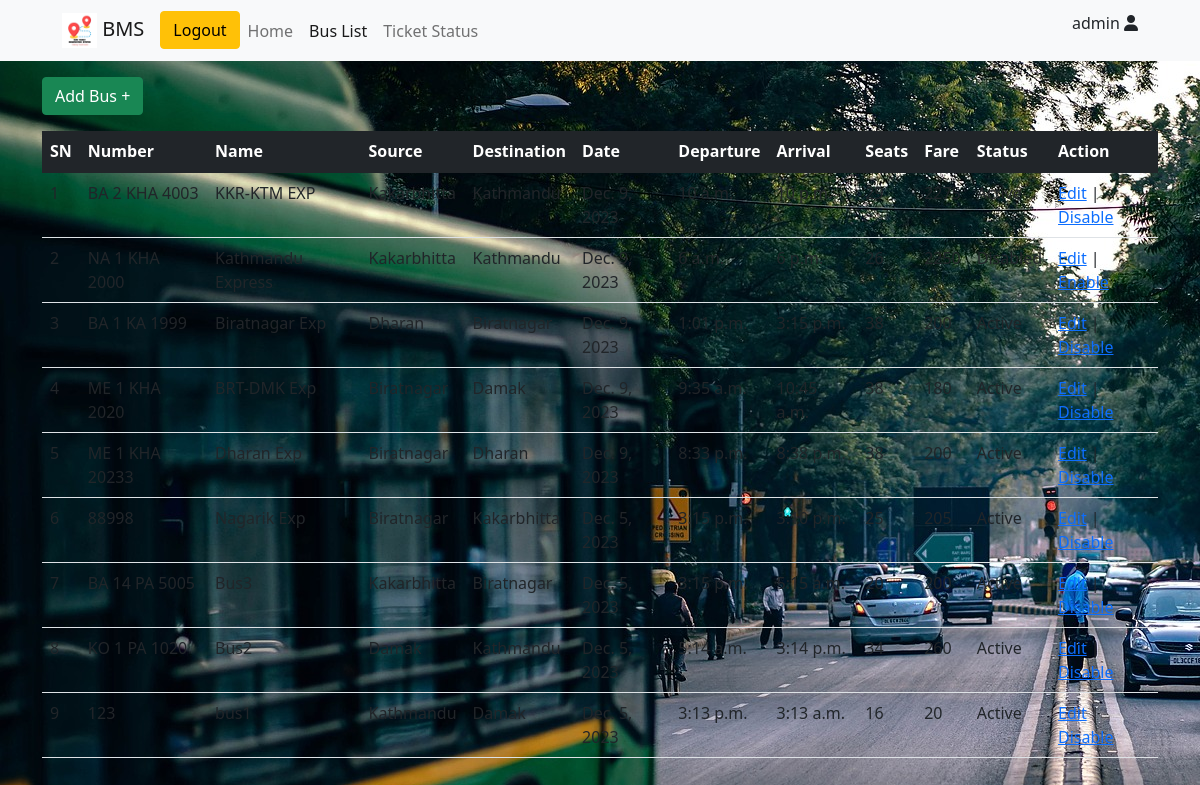
/buslist (signed in), run on the app's committed database.
### bms/models.py (models this page shows, shortened)
class Vehicle(models.Model):
    name = models.CharField(max_length=50)
    vehicle_number = models.CharField(max_length=15)
    source = models.ForeignKey(busRoute, on_delete=models.CASCADE,default=1, related_name='sourceid')
    destination = models.ForeignKey(busRoute, on_delete=models.CASCADE,default=1, related_name='destinationid')
    date = models.DateField(null=True)
    v_status = models.BooleanField(default=True)
    departure = models.TimeField(null=True, blank=True)
    arrive = models.TimeField(null=True, blank=True)
    available_seats = models.IntegerField(default=25)
    booked_seats = models.IntegerField(default=0)
    price = models.IntegerField(default=20)
    updated = models.DateTimeField(auto_now=True)
    created = models.DateTimeField(auto_now_add=True)
    class Meta:
        ordering = ['-updated', '-created']

class busRoute(models.Model):
    name = models.CharField(max_length=100)
    updated = models.DateTimeField(auto_now=True)
    created = models.DateTimeField(auto_now_add=True)
    def __str__(self):
        return self.name

### bms/views.py (the view)
# urls.py: path('buslist', views.busList, name='busList'),
@login_required(login_url='loginUser')
def busList(request):
    vehicles = Vehicle.objects.all()
    successMessages = messages.get_messages(request)
    context = {'vehicles':vehicles, 'messages':successMessages}
    return render(request, 'bms/busList.html', context)

### bms/templates/bms/buslist.html (shortened to what this page needs)
{% extends 'main.html' %}
{% block navItem %}
            <li class="nav-item">
              <a class="nav-link " aria-current="page" href="{% url 'home' %}">Home</a>
            </li>
            <li class="nav-item">
              <a class="nav-link active" href="{% url 'busList' %}">Bus List</a>
            </li>
            <li class="nav-item">
              <a class="nav-link" href="{% url 'ticketStatus' %}">Ticket Status</a>
            </li>
{% endblock navItem %}
{% block content %}
<section>
  <div class="container mt-3">
    <div class="">
      <a href="{% url 'addBus' %}"> <button type="button" class="btn btn-success">Add Bus +</button> </a>
    </div>
  <table class="table mt-3">
    <thead class="table-dark">
      <tr>
        <th>SN</th>
        <th>Number</th>
        <th>Name</th>
        <th>Source</th>
        <th>Destination</th>
        <th>Date</th>
        <th>Departure</th>
        <th>Arrival</th>
        <th>Seats</th>
        <th>Fare</th>
        <th>Status</th>
        <th>Action</th>
      </tr>
    </thead>
    <tbody>
      {% for vehicle in vehicles %}
      <tr>
        <td>{{ forloop.counter }}</td>
        <td>{{ vehicle.vehicle_number }}</td>
        <td>{{ vehicle.name }}</td>
        <td>{{ vehicle.source }}</td>
        <td>{{ vehicle.destination }}</td>
        <td>{{ vehicle.date }}</td>
        <td>{{ vehicle.departure }}</td>
        <td>{{ vehicle.arrive }}</td>
        <td>{{ vehicle.available_seats }}</td>
        <td>{{ vehicle.price }}</td>
        {% if vehicle.v_status == True %}
        <td> Active </td>
        {% else %}
        <td>Disabled</td>
        {% endif %}
          <td><a href="{% url 'editBus' vehicle.id %}">Edit</a> |
          {% if vehicle.v_status == True %}
          <a href="{% url 'disableBus' vehicle.id %}">Disable</a>
          {% else %}
          <a href="{% url 'enableBus' vehicle.id %}">Enable</a>
          {% endif %}</td>
      </tr>
      {% endfor %}
    </tbody>
  </table>
</div>
</section>
{% endblock content %}

### bms/templates/main.html (shortened to what this page needs)
<!DOCTYPE html>
<html lang="en">
  <head>
    <link rel="stylesheet" href="style.css" />
    <link
      rel="stylesheet"
      href="path/to/font-awesome/css/font-awesome.min.css"
    />
    <link rel="stylesheet" href="https://cdnjs.cloudflare.com/ajax/libs/font-awesome/6.0.0-beta3/css/all.min.css">
    <link
      href="https://cdn.jsdelivr.net/npm/bootstrap@5.1.3/dist/css/bootstrap.min.css"
      rel="stylesheet"
    />
  </head>
  <body>
    {% block navbar %}
    {% load static %}
    <nav class="navbar navbar-expand-lg navbar-light bg-light">
      <div class="container-fluid">
        <a class="navbar-brand" href="#">
          <img src="{% static 'assets/logo.jpeg' %}" alt="logo" height="35px" width="35px"/>
          BMS
        </a>
        <div class="collapse navbar-collapse" id="navbarNav">
          <ul class="navbar-nav">
            {% if request.user.is_authenticated %}
            <li>
              <a href="{% url 'logout' %}"
                ><button type="button" class="btn btn-warning">Logout</button></a
              >
            </li>
            {% else %}
            <li>
              <a href="{% url 'loginUser' %}">
                <button type="button" class="btn btn-success">Login</button>
              </a>
            </li>
            {% endif %}
            {% block navItem %}{% endblock navItem %}
          </ul>
        </div>
        <div>
          {% if user.is_authenticated %}
            <p> {{ user.username }} <i class="fa fa-user"></i></p>
        {% endif %}
        </div>
      </div>
    </nav> {% endblock %}
    {% block content %}{% endblock %}
  </body>
</html>

### raw/style.css (style rules this page uses)
body { background-image: url(assets/images/home.jpg); }
nav { padding: 50px; }

### data on the page
Vehicle: vehicle_number "BA 2 KHA 4003", name "KKR-KTM EXP", source "Kakarbhitta", destination "Kathmandu", date "Dec. 9, 2023", departure "10 a.m.", arrive "10 p.m.", available_seats "29", price "2275", v_status "Active"
Vehicle: vehicle_number "NA 1 KHA 2000", name "Kathmandu Express", source "Kakarbhitta", destination "Kathmandu", date "Dec. 9, 2023", departure "6 a.m.", arrive "6 p.m.", available_seats "26", price "2250", v_status "Disabled"
Vehicle: vehicle_number "BA 1 KA 1999", name "Biratnagar Exp", source "Dharan", destination "Biratnagar", date "Dec. 9, 2023", departure "1:01 p.m.", arrive "3:15 p.m.", available_seats "38", price "200", v_status "Active"
Vehicle: vehicle_number "ME 1 KHA 2020", name "BRT-DMK Exp", source "Biratnagar", destination "Damak", date "Dec. 9, 2023", departure "9:35 a.m.", arrive "10:45 a.m.", available_seats "38", price "180", v_status "Active"
Vehicle: vehicle_number "ME 1 KHA 20233", name "Dharan Exp", source "Biratnagar", destination "Dharan", date "Dec. 9, 2023", departure "8:33 p.m.", arrive "8:38 p.m.", available_seats "38", price "200", v_status "Active"
Vehicle: vehicle_number "88998", name "Nagarik Exp", source "Biratnagar", destination "Kakarbhitta", date "Dec. 5, 2023", departure "3:15 p.m.", arrive "3:10 p.m.", available_seats "25", price "205", v_status "Active"
Vehicle: vehicle_number "BA 14 PA 5005", name "Bus3", source "Kakarbhitta", destination "Biratnagar", date "Dec. 5, 2023", departure "3:15 p.m.", arrive "5:15 a.m.", available_seats "20", price "200", v_status "Active"
Vehicle: vehicle_number "KO 1 PA 1020", name "Bus2", source "Damak", destination "Kathmandu", date "Dec. 5, 2023", departure "5:14 a.m.", arrive "3:14 p.m.", available_seats "34", price "260", v_status "Active"
Vehicle: vehicle_number "123", name "bus1", source "Kathmandu", destination "Damak", date "Dec. 5, 2023", departure "3:13 p.m.", arrive "3:13 a.m.", available_seats "16", price "20", v_status "Active"

### other printed values
{{ user.username }} "admin"
